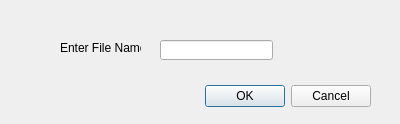
<?xml version="1.0" encoding="UTF-8"?>
<ui version="4.0">
 <class>gifPopup</class>
 <widget class="QDialog" name="gifPopup">
  <property name="geometry">
   <rect>
    <x>0</x>
    <y>0</y>
    <width>400</width>
    <height>124</height>
   </rect>
  </property>
  <property name="windowTitle">
   <string>Dialog</string>
  </property>
  <widget class="QDialogButtonBox" name="buttonBox">
   <property name="geometry">
    <rect>
     <x>30</x>
     <y>80</y>
     <width>341</width>
     <height>32</height>
    </rect>
   </property>
   <property name="orientation">
    <enum>Qt::Horizontal</enum>
   </property>
   <property name="standardButtons">
    <set>QDialogButtonBox::Cancel|QDialogButtonBox::Ok</set>
   </property>
  </widget>
  <widget class="QLineEdit" name="gifFileNameBox">
   <property name="geometry">
    <rect>
     <x>160</x>
     <y>40</y>
     <width>113</width>
     <height>20</height>
    </rect>
   </property>
  </widget>
  <widget class="QLabel" name="label">
   <property name="geometry">
    <rect>
     <x>60</x>
     <y>40</y>
     <width>81</width>
     <height>16</height>
    </rect>
   </property>
   <property name="text">
    <string>Enter File Name</string>
   </property>
  </widget>
 </widget>
 <resources/>
 <connections>
  <connection>
   <sender>buttonBox</sender>
   <signal>accepted()</signal>
   <receiver>gifPopup</receiver>
   <slot>accept()</slot>
   <hints>
    <hint type="sourcelabel">
     <x>248</x>
     <y>254</y>
    </hint>
    <hint type="destinationlabel">
     <x>157</x>
     <y>274</y>
    </hint>
   </hints>
  </connection>
  <connection>
   <sender>buttonBox</sender>
   <signal>rejected()</signal>
   <receiver>gifPopup</receiver>
   <slot>reject()</slot>
   <hints>
    <hint type="sourcelabel">
     <x>316</x>
     <y>260</y>
    </hint>
    <hint type="destinationlabel">
     <x>286</x>
     <y>274</y>
    </hint>
   </hints>
  </connection>
 </connections>
</ui>
